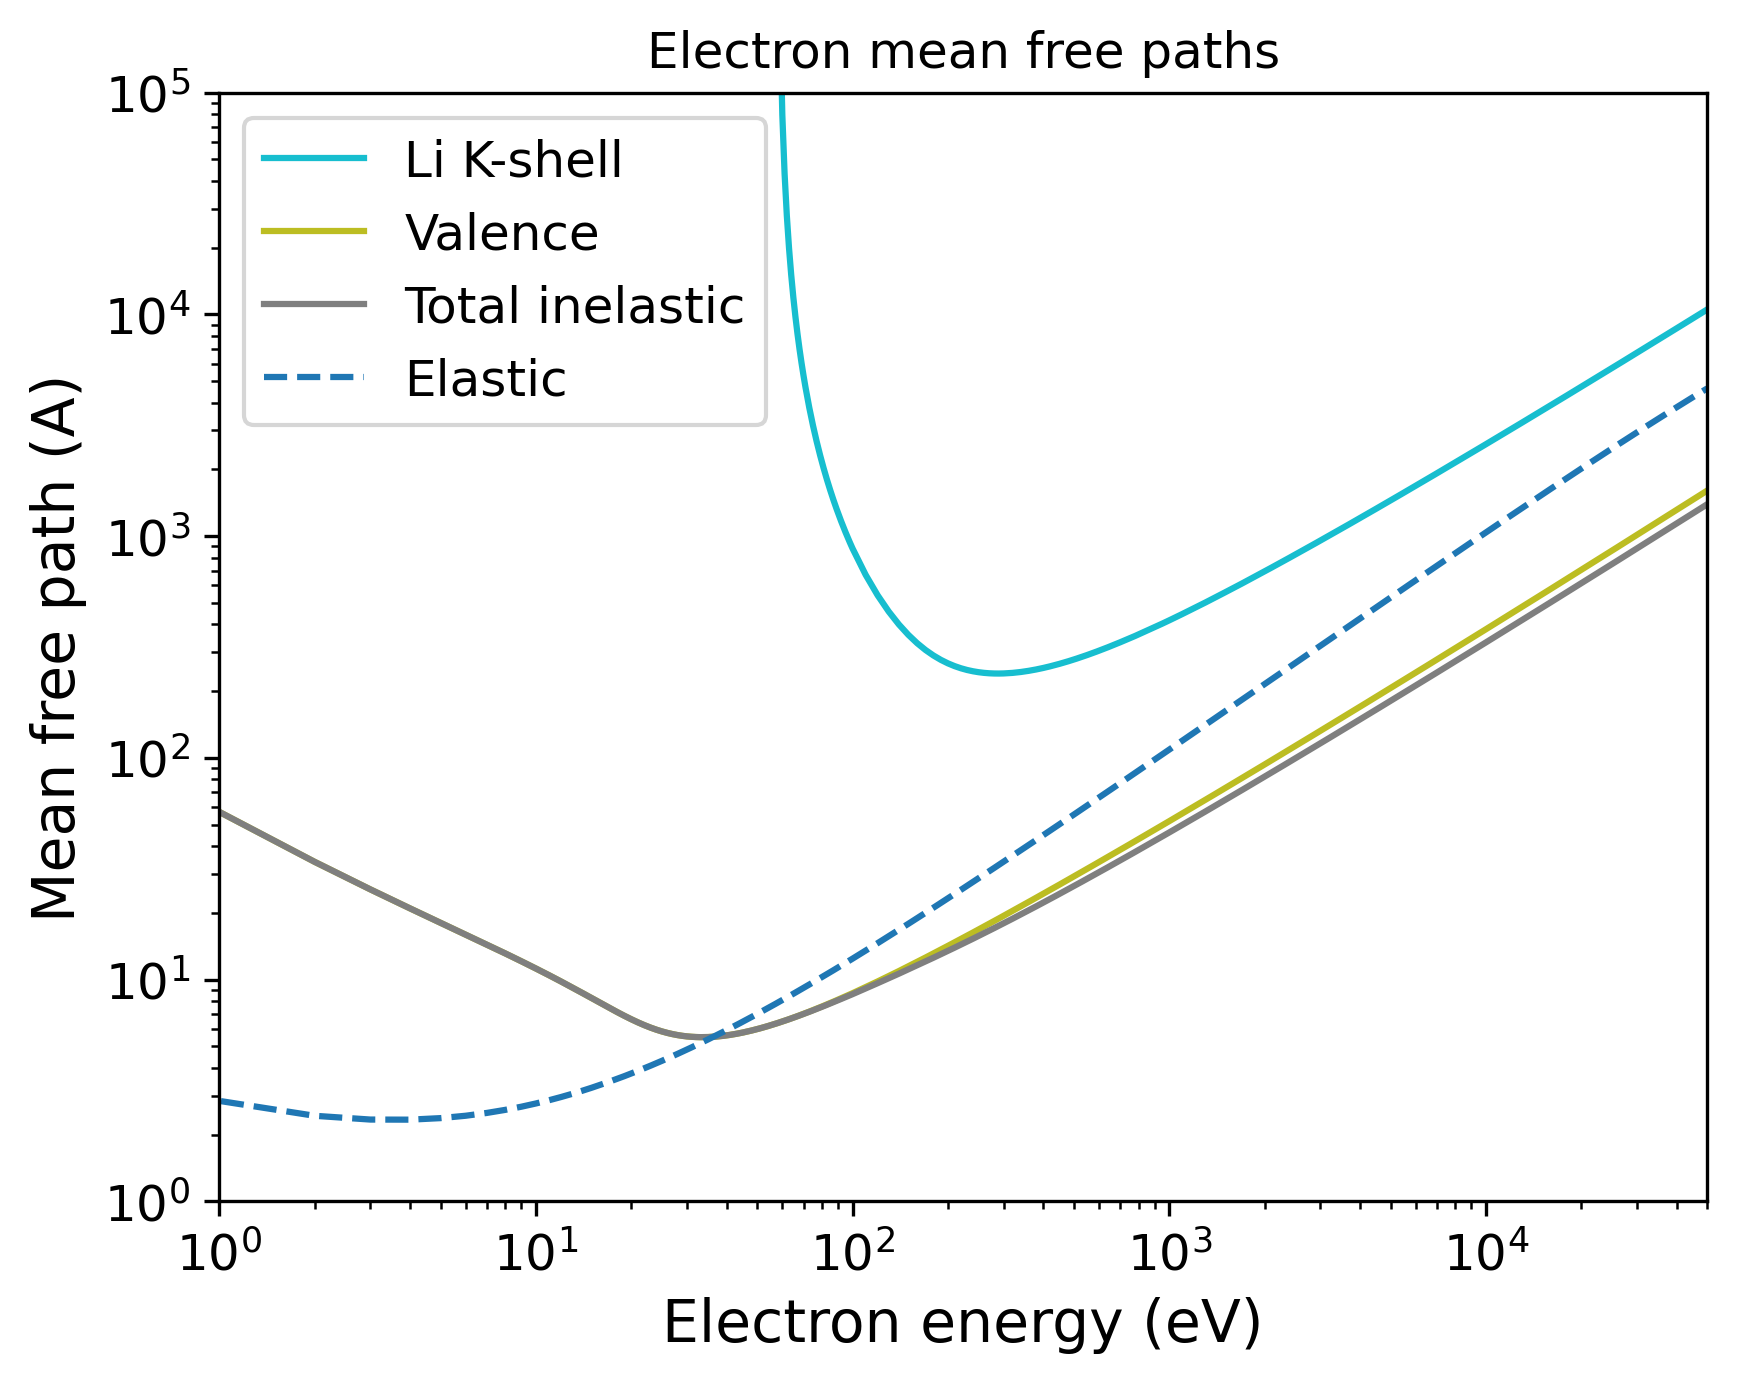

Reproduce this figure in Python.
import pandas as pd
import numpy as np
import matplotlib.pyplot as plt
import matplotlib.cm as cm
# Set the format:
plt.xlabel("Electron energy (eV)", fontsize=14)
plt.ylabel("Mean free path (A)", fontsize=14)
plt.xticks(fontsize=12)
plt.yticks(fontsize=12)
plt.grid(False)
# Set the axes:
# Read the output file:
df = pd.read_csv(r"OUTPUT_Li_Electron_IMFP.dat", sep=r'\s+', header=None, comment="#", skipinitialspace=True)
plt.xscale("log")
plt.yscale("log")
# Prepare the plot:
columns_to_plot = [ 1, 2, 3]
labels = [ "Li K-shell", "Valence", "Total inelastic"]
# Create N distinct colors from a colormap
N = len(columns_to_plot)
colors = plt.cm.tab10(np.linspace(1, 0, 10))
# Set line styles:
linestyles = [ "-", "-", "-"]
for i, col in enumerate(columns_to_plot):
    color = colors[i % len(colors)]
    ls    = linestyles[i % len(linestyles)]
    label = labels[i % len(labels)]
    plt.plot(df.iloc[:, 0], df.iloc[:, col],
    color=color,
    label=label,
    linestyle=ls)
# Add a curve from the second file
df2 = pd.read_csv(r"OUTPUT_Li_Electron_EMFP.dat", sep=r'\s+', header=None, comment="#", skipinitialspace=True)
columns_to_plot2 = [ 2]
labels2 = [ "Elastic"]
# Create second part of the plot:
for col, label in zip(columns_to_plot2, labels2):
    plt.plot(df2.iloc[:, 0], df2.iloc[:, col], label=label, linestyle="--")
plt.xlim(1.00000000,50000.00000000)
plt.ylim(1.00000000,100000.00000000)
plt.title("Electron mean free paths")
plt.legend(loc="best", fontsize=12)
# Save the plot in this format:
plt.savefig("OUTPUT_MFP_electron.png", dpi=300, bbox_inches="tight")
